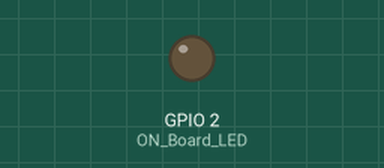
This sketch was run on a simulated ESP8266 (Wemos D1 mini). Shown: output pins drawn as LEDs (lit = HIGH). WiFi joins after 1.5 s; servers stay silent unless stated; what the sketch prints to the serial monitor is not drawn.

Above: at 0.0 s.
At 1.8 s:
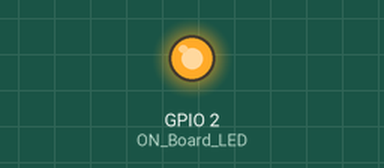
Timing chart, 0 to 3.3 s (numbered marks = the images above):
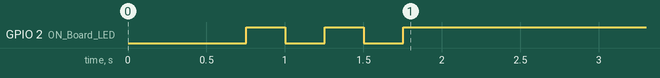

The sketch:

VB_NET_NodeMCU_UDP_Send_Receive_Text_Station.ino
```cpp
//----------------------------------------Include the NodeMCU ESP8266 Library---------------------------------------------------------------------------------------------------------------//
//----------------------------------------see here: https://www.youtube.com/watch?v=8jMr94B8iN0 to add NodeMCU ESP8266 library and board
#include <ESP8266WiFi.h>
#include <WiFiUdp.h>
//------------------------------------------------------------------------------------------------------------------------------------------------------------------------------------------//

#define ON_Board_LED 2  //--> Defining an On Board LED, used for indicators when the process of connecting to a wifi router

//----------------------------------------SSID and Password of your WiFi router-------------------------------------------------------------------------------------------------------------//
const char* ssid = "SepedaUGM"; //TP-LINK_AP_C5E7EB
const char* password = "";
//------------------------------------------------------------------------------------------------------------------------------------------------------------------------------------------//

unsigned int localPort = 2000;
IPAddress DestinationIP(192,168,0,100); //  192,168,100,4 192,168,43,31  192,168,0,100 //--> If the Destination IP is 192.168.15.10, then you can use the Destination IP 192.168.15.10 or 192.168.15.255
WiFiUDP udp; //

char packetBuffer[100];
String inString;
char replyBuffer[100];

//-----------------------------------------------------------------------------------------------SETUP--------------------------------------------------------------------------------------//
void setup() {
  // put your setup code here, to run once:
  Serial.begin(115200);
  delay(500);

  WiFi.begin(ssid, password); //--> Connect to your WiFi router
//  Serial.println("");

  pinMode(ON_Board_LED,OUTPUT);
  digitalWrite(ON_Board_LED, HIGH); //--> Turn off Led On Board

  //----------------------------------------Wait for connection
//  Serial.print("Connecting");
  while (WiFi.status() != WL_CONNECTED) {
//    Serial.print(".");
    //----------------------------------------Make the On Board Flashing LED on the process of connecting to the wifi router.
    digitalWrite(ON_Board_LED, LOW);
    delay(250);
    digitalWrite(ON_Board_LED, HIGH);
    delay(250);
    //----------------------------------------
  }
  //----------------------------------------
  digitalWrite(ON_Board_LED, HIGH); //--> Turn off the On Board LED when it is connected to the wifi router.
  //----------------------------------------If successfully connected to the wifi router, the IP Address that will be visited is displayed in the serial monitor
//  Serial.println("");
  Serial.print("Successfully connected to : ");
  Serial.println(ssid);
  Serial.print("NodeMCU IP address : ");
  Serial.println(WiFi.localIP());
  //----------------------------------------
  udp.begin(localPort);
  Serial.print("Local Port : ");
  Serial.println(udp.localPort());
}
//------------------------------------------------------------------------------------------------------------------------------------------------------------------------------------------//

//-----------------------------------------------------------------------------------------------LOOP---------------------------------------------------------------------------------------//
void loop() {
  // put your main code here, to run repeatedly:
  receive_packet();

if (Serial.available() > 0){
 String input = Serial.readStringUntil('\n');


//  int input1 = input.indexOf(';');
//  int input2 = input.indexOf(';',input1+1);
//
//  String dat1 = input.substring(0,input1);
//  String dat2 = input.substring(input1+1,input2);
//
//int arus = dat1.toInt();
//int rpm = dat2.toInt();
      input.toCharArray(replyBuffer, 100);
      udp.beginPacket(DestinationIP, 2000);
      udp.write(replyBuffer);
      udp.endPacket();
//      Serial.println(input);
  }
}
//------------------------------------------------------------------------------------------------------------------------------------------------------------------------------------------//

//----------------------------------------Procedure for receiving text / messages from the sender-------------------------------------------------------------------------------------------//
void receive_packet() {
  int packetSize = udp.parsePacket();
  if (packetSize) {
    IPAddress remoteIp = udp.remoteIP();
    int len = udp.read(packetBuffer, 255);
    if (len > 0) packetBuffer[len] = 0;
    //Serial.print("From ");    //---|------------------------------------------------|
    //Serial.print(remoteIp);   //---| Use this to find out what IP the text is from. |
    //Serial.print(" : ");      //---|------------------------------------------------|
//    Serial.println(packetBuffer);
  }
}
//------------------------------------------------------------------------------------------------------------------------------------------------------------------------------------------//
```
